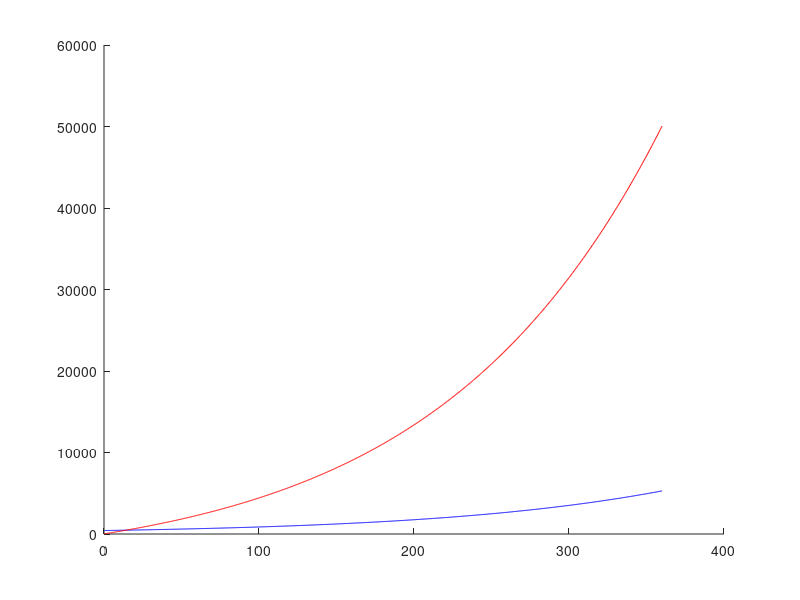

Reproduce this figure in MATLAB.

%%
%Initialization
T = 360;
n = 1000;
h = T/n;
E = zeros(3,T/h);

%%
%The basic information about COVID-19
R0 = 2.75 ; % From the published R0 data with the original variant 病毒基本属性
%R0 = lamda/mu, the definition
mu = 1/14; %recovering rate, generally need 14 days to recover
lamda0 = R0*mu; %initial infection rate(speed),
%lamada: the number of a infected one can infect others in a day without protection
%lamda 会变化，因为封城会降低，
%lamda = ncon*P_inf， ncon是接触人数，P_inf是接触后的感染概率
%ncon可变，P_inf不会变(病毒的基本属性)
ncon0 = 5; %initially suppose a infected one contact with 5 people in a day without any protection
P_inf = lamda0/ncon0; %infection probability,0.03926

% adjustable parameter
%因为防疫政策可以变化
ncon = 2; %number of contacted peple within a day with different restrict
lamda = ncon*P_inf;

%%
%relate to the total population of Wuhan
N = 11e6; %population of Wuhan
E(1,1) = 425/N; %infection
E(3,1) = 28/N; %recover
E(2,1) = 1-E(1,1)-E(3,1); %suspection


%% 
%main loop for Euler method
for i = 1:(T/h)-1
    E(1,i+1) = E(1,i) + (lamda*E(1,i)*E(2,i) - mu*E(1,i))*h;
    E(2,i+1) = E(2,i) + (-lamda*E(1,i)*E(2,i)*h);
    E(3,i+1) = E(3,i) + (mu*E(1,i)*h);
end

%%
%convert from ratio to number of people
c = E(3,:)*N;
b = E(2,:)*N;
a = E(1,:)*N;

%%
%plot part
d = zeros(1,n);
for j= 1:n
    d(:,j) = j*h;
end

figure
hold all;
plot(d,a,'blue');
%plot(d,b,'green');
plot(d,c,'red');